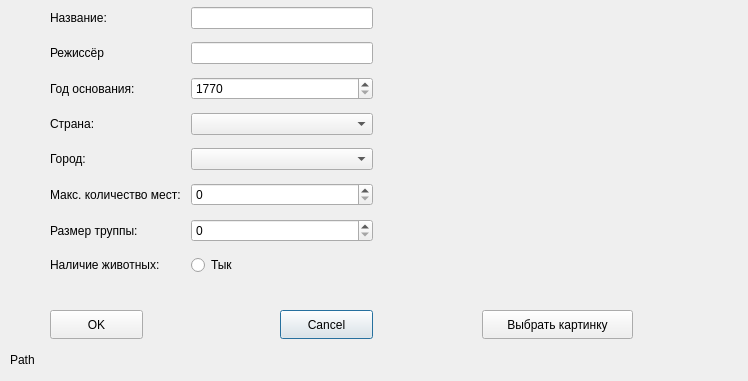
<?xml version="1.0" encoding="UTF-8"?>
<ui version="4.0">
 <class>SecondWindow</class>
 <widget class="QDialog" name="SecondWindow">
  <property name="geometry">
   <rect>
    <x>0</x>
    <y>0</y>
    <width>748</width>
    <height>381</height>
   </rect>
  </property>
  <property name="windowTitle">
   <string>Dialog</string>
  </property>
  <widget class="QWidget" name="layoutWidget">
   <property name="geometry">
    <rect>
     <x>50</x>
     <y>0</y>
     <width>323</width>
     <height>286</height>
    </rect>
   </property>
   <layout class="QGridLayout" name="gridLayout">
    <item row="3" column="0">
     <widget class="QLabel" name="label_3">
      <property name="styleSheet">
       <string notr="true"/>
      </property>
      <property name="text">
       <string>Страна:</string>
      </property>
     </widget>
    </item>
    <item row="2" column="0">
     <widget class="QLabel" name="label_8">
      <property name="text">
       <string>Год основания:</string>
      </property>
     </widget>
    </item>
    <item row="1" column="0">
     <widget class="QLabel" name="label_2">
      <property name="text">
       <string>Режиссёр</string>
      </property>
     </widget>
    </item>
    <item row="6" column="0">
     <widget class="QLabel" name="label_6">
      <property name="styleSheet">
       <string notr="true"/>
      </property>
      <property name="text">
       <string>Размер труппы:</string>
      </property>
     </widget>
    </item>
    <item row="7" column="0">
     <widget class="QLabel" name="label_7">
      <property name="styleSheet">
       <string notr="true"/>
      </property>
      <property name="text">
       <string>Наличие животных:</string>
      </property>
     </widget>
    </item>
    <item row="5" column="0">
     <widget class="QLabel" name="label_5">
      <property name="styleSheet">
       <string notr="true"/>
      </property>
      <property name="text">
       <string>Макс. количество мест: </string>
      </property>
     </widget>
    </item>
    <item row="4" column="0">
     <widget class="QLabel" name="label_4">
      <property name="styleSheet">
       <string notr="true"/>
      </property>
      <property name="text">
       <string>Город: </string>
      </property>
     </widget>
    </item>
    <item row="1" column="1">
     <widget class="QLineEdit" name="le_director">
      <property name="readOnly">
       <bool>false</bool>
      </property>
     </widget>
    </item>
    <item row="0" column="1">
     <widget class="QLineEdit" name="le_name">
      <property name="readOnly">
       <bool>false</bool>
      </property>
     </widget>
    </item>
    <item row="0" column="0">
     <widget class="QLabel" name="label">
      <property name="text">
       <string>Название:</string>
      </property>
     </widget>
    </item>
    <item row="2" column="1">
     <widget class="QSpinBox" name="spinBox_year">
      <property name="minimum">
       <number>1770</number>
      </property>
      <property name="maximum">
       <number>2025</number>
      </property>
      <property name="value">
       <number>1770</number>
      </property>
     </widget>
    </item>
    <item row="3" column="1">
     <widget class="QComboBox" name="comboBox_country"/>
    </item>
    <item row="4" column="1">
     <widget class="QComboBox" name="comboBox_city"/>
    </item>
    <item row="7" column="1">
     <widget class="QRadioButton" name="rB_availability_of_animals">
      <property name="text">
       <string>Тык</string>
      </property>
     </widget>
    </item>
    <item row="5" column="1">
     <widget class="QSpinBox" name="spinBox_amount_of_seats">
      <property name="minimum">
       <number>0</number>
      </property>
      <property name="maximum">
       <number>9999999</number>
      </property>
     </widget>
    </item>
    <item row="6" column="1">
     <widget class="QSpinBox" name="spinBox_size_of_troupe">
      <property name="minimum">
       <number>0</number>
      </property>
      <property name="maximum">
       <number>9999999</number>
      </property>
      <property name="singleStep">
       <number>1</number>
      </property>
     </widget>
    </item>
   </layout>
  </widget>
  <widget class="QPushButton" name="pB_cancel">
   <property name="geometry">
    <rect>
     <x>280</x>
     <y>310</y>
     <width>93</width>
     <height>29</height>
    </rect>
   </property>
   <property name="text">
    <string>Cancel</string>
   </property>
  </widget>
  <widget class="QPushButton" name="pB_OK">
   <property name="geometry">
    <rect>
     <x>50</x>
     <y>310</y>
     <width>93</width>
     <height>29</height>
    </rect>
   </property>
   <property name="text">
    <string>OK</string>
   </property>
  </widget>
  <widget class="QLabel" name="label_pic">
   <property name="geometry">
    <rect>
     <x>470</x>
     <y>60</y>
     <width>181</width>
     <height>141</height>
    </rect>
   </property>
   <property name="text">
    <string/>
   </property>
  </widget>
  <widget class="QPushButton" name="pushButton_pic">
   <property name="geometry">
    <rect>
     <x>482</x>
     <y>310</y>
     <width>151</width>
     <height>29</height>
    </rect>
   </property>
   <property name="text">
    <string>Выбрать картинку</string>
   </property>
  </widget>
  <widget class="QLabel" name="label_pic_path">
   <property name="geometry">
    <rect>
     <x>10</x>
     <y>350</y>
     <width>731</width>
     <height>20</height>
    </rect>
   </property>
   <property name="text">
    <string>Path</string>
   </property>
  </widget>
 </widget>
 <resources/>
 <connections/>
</ui>
